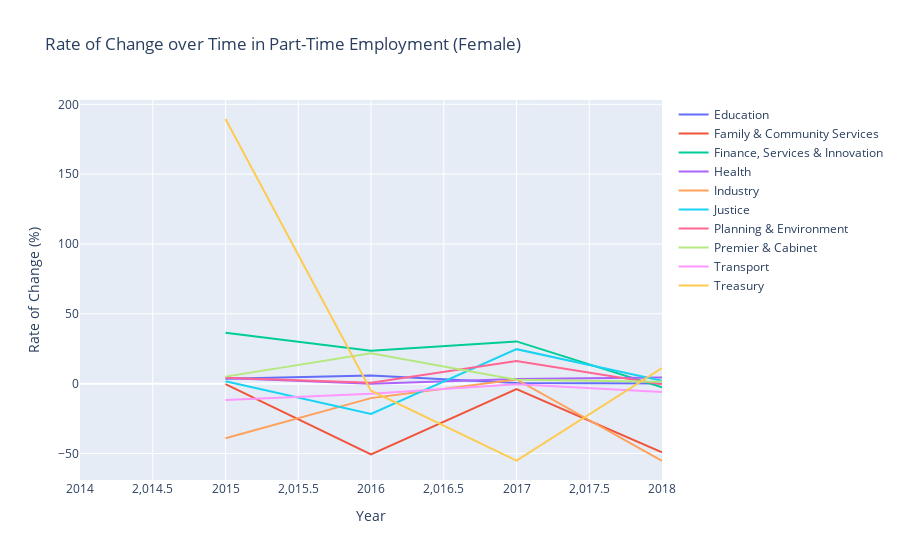
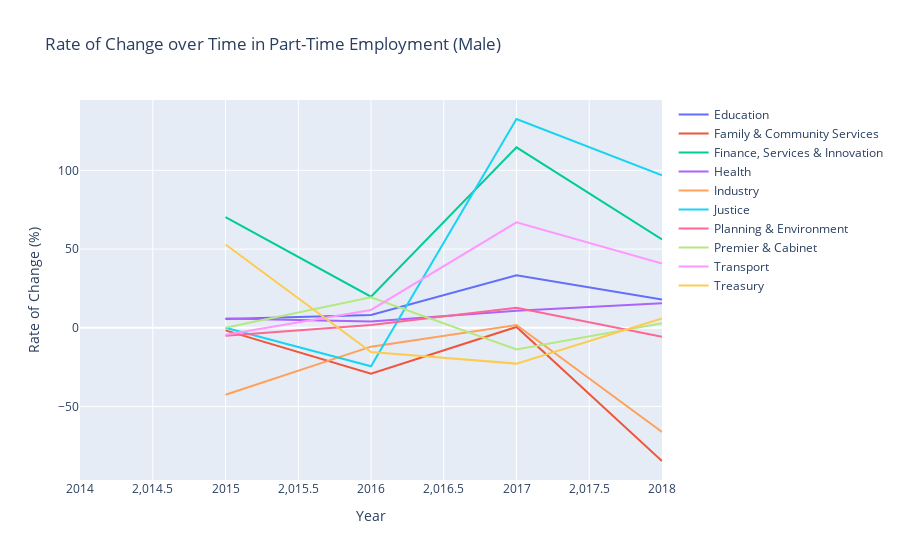

The cell these charts' notebook holds for them, in order:
### Code cell
# Filter the dataset for part-time jobs only
df_part_time = df[df['PT/FT'] == 'Part-Time']

# Group the data by Gender and Cluster, and calculate the sum of headcounts for each Year
grouped = df_part_time.groupby(['Gender', 'Cluster', 'Year']).sum().reset_index()

# Sort the data by Gender, Cluster, and Year
grouped.sort_values(['Gender', 'Cluster', 'Year'], inplace=True)

# Calculate the rate of change for each cluster and gender
grouped['Change'] = grouped.groupby(['Gender', 'Cluster'])['Headcount'].pct_change() * 100

# Create separate plots for Female and Male
fig_female_change = go.Figure()

for cluster in grouped[grouped['Gender'] == 'Female']['Cluster'].unique():
    df_cluster = grouped[(grouped['Gender'] == 'Female') & (grouped['Cluster'] == cluster)]
    fig_female_change.add_trace(go.Scatter(x=df_cluster['Year'], y=df_cluster['Change'], mode='lines', name=cluster))

fig_female_change.update_layout(title='Rate of Change over Time in Part-Time Employment (Female)', xaxis_title='Year', yaxis_title='Rate of Change (%)')

fig_male_change = go.Figure()

for cluster in grouped[grouped['Gender'] == 'Male']['Cluster'].unique():
    df_cluster = grouped[(grouped['Gender'] == 'Male') & (grouped['Cluster'] == cluster)]
    fig_male_change.add_trace(go.Scatter(x=df_cluster['Year'], y=df_cluster['Change'], mode='lines', name=cluster))

fig_male_change.update_layout(title='Rate of Change over Time in Part-Time Employment (Male)', xaxis_title='Year', yaxis_title='Rate of Change (%)')

fig_female_change.show()
fig_male_change.show()

### Figure 1 — Plotly figure (JSON) as saved in the notebook; plotly's stock layout.template omitted (floating-point values rounded to 4 significant figures)
{"data": [{"mode": "lines", "name": "Education", "type": "scatter", "x": [2014, 2015, 2016, 2017, 2018], "y": [null, 3.522, 5.807, 0.5213, 0.03832]}, {"mode": "lines", "name": "Family & Community Services", "type": "scatter", "x": [2014, 2015, 2016, 2017, 2018], "y": [null, -0.3265, -50.59, -3.908, -49.2]}, {"mode": "lines", "name": "Finance, Services & Innovation", "type": "scatter", "x": [2014, 2015, 2016, 2017, 2018], "y": [null, 36.46, 23.62, 30.24, -2.564]}, {"mode": "lines", "name": "Health", "type": "scatter", "x": [2014, 2015, 2016, 2017, 2018], "y": [null, 4.092, -0.1655, 3.335, 4.44]}, {"mode": "lines", "name": "Industry", "type": "scatter", "x": [2014, 2015, 2016, 2017, 2018], "y": [null, -39.13, -10.37, 3.024, -55.39]}, {"mode": "lines", "name": "Justice", "type": "scatter", "x": [2014, 2015, 2016, 2017, 2018], "y": [null, 1.729, -21.7, 24.69, 1.969]}, {"mode": "lines", "name": "Planning & Environment", "type": "scatter", "x": [2014, 2015, 2016, 2017, 2018], "y": [null, 4.167, 0.5581, 16.19, -0.3981]}, {"mode": "lines", "name": "Premier & Cabinet", "type": "scatter", "x": [2014, 2015, 2016, 2017, 2018], "y": [null, 5.023, 21.74, 2.857, 1.389]}, {"mode": "lines", "name": "Transport", "type": "scatter", "x": [2014, 2015, 2016, 2017, 2018], "y": [null, -11.74, -7.235, -0.4178, -5.944]}, {"mode": "lines", "name": "Treasury", "type": "scatter", "x": [2014, 2015, 2016, 2017, 2018], "y": [null, 189.5, -5.091, -55.17, 11.11]}], "layout": {"title": {"text": "Rate of Change over Time in Part-Time Employment (Female)"}, "xaxis": {"title": {"text": "Year"}}, "yaxis": {"title": {"text": "Rate of Change (%)"}}}}

### Figure 2 — Plotly figure (JSON) as saved in the notebook; plotly's stock layout.template omitted (floating-point values rounded to 4 significant figures)
{"data": [{"mode": "lines", "name": "Education", "type": "scatter", "x": [2014, 2015, 2016, 2017, 2018], "y": [null, 5.652, 8.199, 33.3, 18.04]}, {"mode": "lines", "name": "Family & Community Services", "type": "scatter", "x": [2014, 2015, 2016, 2017, 2018], "y": [null, -1.627, -29.18, 0.5495, -84.56]}, {"mode": "lines", "name": "Finance, Services & Innovation", "type": "scatter", "x": [2014, 2015, 2016, 2017, 2018], "y": [null, 70.3, 19.77, 114.6, 56.11]}, {"mode": "lines", "name": "Health", "type": "scatter", "x": [2014, 2015, 2016, 2017, 2018], "y": [null, 5.904, 3.942, 10.76, 15.64]}, {"mode": "lines", "name": "Industry", "type": "scatter", "x": [2014, 2015, 2016, 2017, 2018], "y": [null, -42.51, -11.97, 1.813, -66.17]}, {"mode": "lines", "name": "Justice", "type": "scatter", "x": [2014, 2015, 2016, 2017, 2018], "y": [null, 0, -24.4, 132.6, 96.87]}, {"mode": "lines", "name": "Planning & Environment", "type": "scatter", "x": [2014, 2015, 2016, 2017, 2018], "y": [null, -5.102, 1.792, 12.68, -5.625]}, {"mode": "lines", "name": "Premier & Cabinet", "type": "scatter", "x": [2014, 2015, 2016, 2017, 2018], "y": [null, 0, 19.4, -13.75, 2.899]}, {"mode": "lines", "name": "Transport", "type": "scatter", "x": [2014, 2015, 2016, 2017, 2018], "y": [null, -4.424, 11.35, 66.98, 40.82]}, {"mode": "lines", "name": "Treasury", "type": "scatter", "x": [2014, 2015, 2016, 2017, 2018], "y": [null, 52.94, -15.38, -22.73, 5.882]}], "layout": {"title": {"text": "Rate of Change over Time in Part-Time Employment (Male)"}, "xaxis": {"title": {"text": "Year"}}, "yaxis": {"title": {"text": "Rate of Change (%)"}}}}
